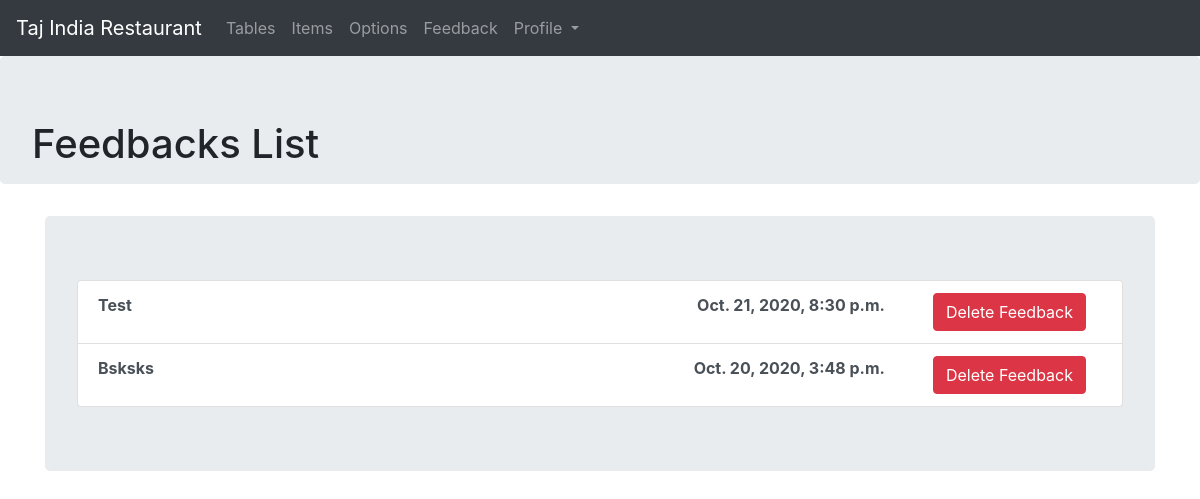
Screenshot of /tajindiaadmin/feedback_list/ (signed in) with the database file from the repository.
### order/models.py (models this page shows, shortened)
class Feedback(models.Model):
    message = models.TextField(max_length=2000, blank=True, null=True)
    time = models.DateTimeField(blank = True, null = True)

### accounts/views.py (the view)
# urls.py: path('feedback_list/', views.feedback_list, name="feedback_list"),
@login_required
def feedback_list(request):
    context = { 'feedback' :  Feedback.objects.all().order_by("-time") }
    return render(request, 'accounts/feedback_list.html', context)

### templates/accounts/feedback_list.html (shortened to what this page needs)
<!DOCTYPE html>
{% load static %}
{% load bootstrap4 %}
<html lang="en" dir="ltr">
  <head>
    <link rel="stylesheet" href="https://cdn.jsdelivr.net/npm/bootstrap@4.5.3/dist/css/bootstrap.min.css">
  </head>
  <body>
    <div class="split left" data-spy="scroll" data-target=".navbar" data-offset="50">
      <nav class="navbar navbar-expand-lg navbar-dark bg-dark">
    <a class="navbar-brand">Taj India Restaurant</a>
    <div class="collapse navbar-collapse" id="navbarNavDropdown">
      <ul class="navbar-nav">
        <li class="nav-item">
          <a class="nav-link" href="{% url 'accounts:index' %}">Tables</a>
        </li>
        <li class="nav-item">
          <a class="nav-link" href="{% url 'accounts:items_list' %}">Items</a>
        </li>
        <li class="nav-item">
          <a class="nav-link" href="{% url 'accounts:options_list' %}">Options</a>
        </li>
        <li class="nav-item">
          <a class="nav-link" href="{% url 'accounts:feedback_list' %}">Feedback</a>
        </li>
        <li class="nav-item dropdown">
          <a class="nav-link dropdown-toggle" href="#" id="navbarDropdownMenuLink" role="button" data-toggle="dropdown" aria-haspopup="true" aria-expanded="false">
            Profile
          </a>
        </li>
      </ul>
    </div>
  </nav>
    <div class="jumbotron">
      <h1 class="float-left">Feedbacks List</h1>
    </div>
    <div class="container">
    <div class="jumbotron">
      <ul class="list-group">
        {% if feedback %}
        {% for feedback in feedback.all %}
            <li class="list-group-item list-group-item-action">
            <b>{{ feedback.message }}</b>
            <a href="{% url 'accounts:delete_feedback' pk=feedback.pk %}" class="btn btn-danger float-right mr-3">Delete Feedback</a>
            <span class="float-right mr-5"><b>{{ feedback.time }}</b></span>
          </li>
        {% endfor %}
        {% else %}
          <h3 class="ml-5">*Currently you do not have any feedback.*</h3>
        {% endif %}
      </ul>
    </div>
    </div>
  </body>
</html>

### rows the page displays
Feedback: message "Test", time "Oct. 21, 2020, 8:30 p.m."
Feedback: message "Bsksks", time "Oct. 20, 2020, 3:48 p.m."
